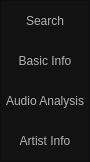
        <widget class="QFrame" name="frame_left_menu">
         <property name="minimumSize">
          <size>
           <width>90</width>
           <height>0</height>
          </size>
         </property>
         <property name="maximumSize">
          <size>
           <width>70</width>
           <height>16777215</height>
          </size>
         </property>
         <property name="styleSheet">
          <string notr="true">background-color: rgb(18, 18, 18);</string>
         </property>
         <property name="frameShape">
          <enum>QFrame::StyledPanel</enum>
         </property>
         <property name="frameShadow">
          <enum>QFrame::Raised</enum>
         </property>
         <layout class="QVBoxLayout" name="verticalLayout_3">
          <property name="spacing">
           <number>6</number>
          </property>
          <property name="leftMargin">
           <number>0</number>
          </property>
          <property name="topMargin">
           <number>0</number>
          </property>
          <property name="rightMargin">
           <number>0</number>
          </property>
          <property name="bottomMargin">
           <number>0</number>
          </property>
          <item alignment="Qt::AlignTop">
           <widget class="QFrame" name="frame_top_menu">
            <property name="frameShape">
             <enum>QFrame::NoFrame</enum>
            </property>
            <property name="frameShadow">
             <enum>QFrame::Raised</enum>
            </property>
            <layout class="QVBoxLayout" name="verticalLayout_4">
             <property name="spacing">
              <number>0</number>
             </property>
             <property name="leftMargin">
              <number>0</number>
             </property>
             <property name="topMargin">
              <number>0</number>
             </property>
             <property name="rightMargin">
              <number>0</number>
             </property>
             <property name="bottomMargin">
              <number>0</number>
             </property>
             <item>
              <widget class="QPushButton" name="btn_menu_1">
               <property name="minimumSize">
                <size>
                 <width>0</width>
                 <height>40</height>
                </size>
               </property>
               <property name="cursor">
                <cursorShape>PointingHandCursor</cursorShape>
               </property>
               <property name="styleSheet">
                <string notr="true">QPushButton {
	color: rgb(179, 179, 179);
	background-color: rgb(18, 18, 18);
	border: 0px solid;
}
QPushButton:hover {
	background-color: rgb(24, 24, 24);
}</string>
               </property>
               <property name="text">
                <string>Search</string>
               </property>
              </widget>
             </item>
             <item>
              <widget class="QPushButton" name="btn_menu_2">
               <property name="minimumSize">
                <size>
                 <width>0</width>
                 <height>40</height>
                </size>
               </property>
               <property name="cursor">
                <cursorShape>PointingHandCursor</cursorShape>
               </property>
               <property name="styleSheet">
                <string notr="true">QPushButton {
	color: rgb(179, 179, 179);
	background-color: rgb(18, 18, 18);
	border: 0px solid;
}
QPushButton:hover {
	background-color: rgb(24, 24, 24);
}</string>
               </property>
               <property name="text">
                <string>Basic Info</string>
               </property>
              </widget>
             </item>
             <item>
              <widget class="QPushButton" name="btn_menu_3">
               <property name="minimumSize">
                <size>
                 <width>0</width>
                 <height>40</height>
                </size>
               </property>
               <property name="cursor">
                <cursorShape>PointingHandCursor</cursorShape>
               </property>
               <property name="styleSheet">
                <string notr="true">QPushButton {
	color: rgb(179, 179, 179);
	background-color: rgb(18, 18, 18);
	border: 0px solid;
}
QPushButton:hover {
	background-color: rgb(24, 24, 24);
}</string>
               </property>
               <property name="text">
                <string>Audio Analysis</string>
               </property>
              </widget>
             </item>
             <item>
              <widget class="QPushButton" name="btn_menu_4">
               <property name="minimumSize">
                <size>
                 <width>0</width>
                 <height>40</height>
                </size>
               </property>
               <property name="cursor">
                <cursorShape>PointingHandCursor</cursorShape>
               </property>
               <property name="styleSheet">
                <string notr="true">QPushButton {
	color: rgb(179, 179, 179);
	background-color: rgb(18, 18, 18);
	border: 0px solid;
}
QPushButton:hover {
	background-color: rgb(24, 24, 24);
}</string>
               </property>
               <property name="text">
                <string>Artist Info</string>
               </property>
              </widget>
             </item>
            </layout>
           </widget>
          </item>
         </layout>
        </widget>
